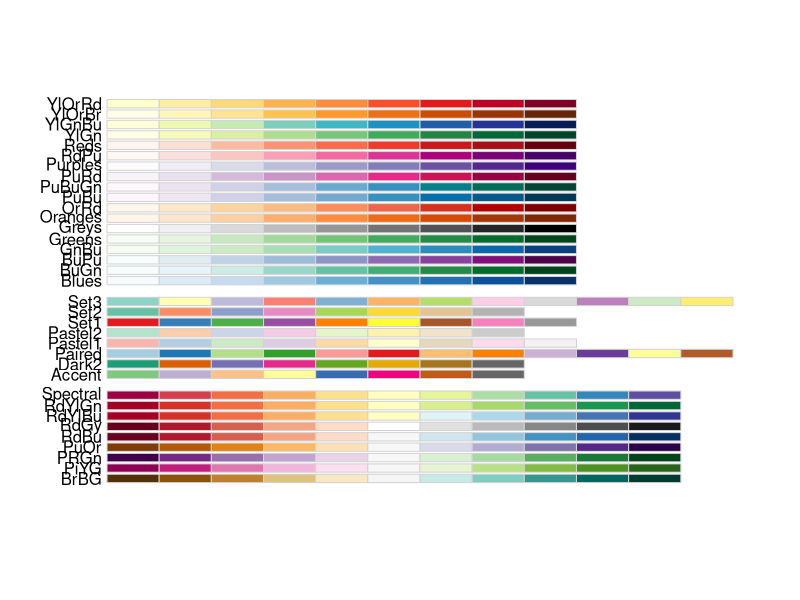
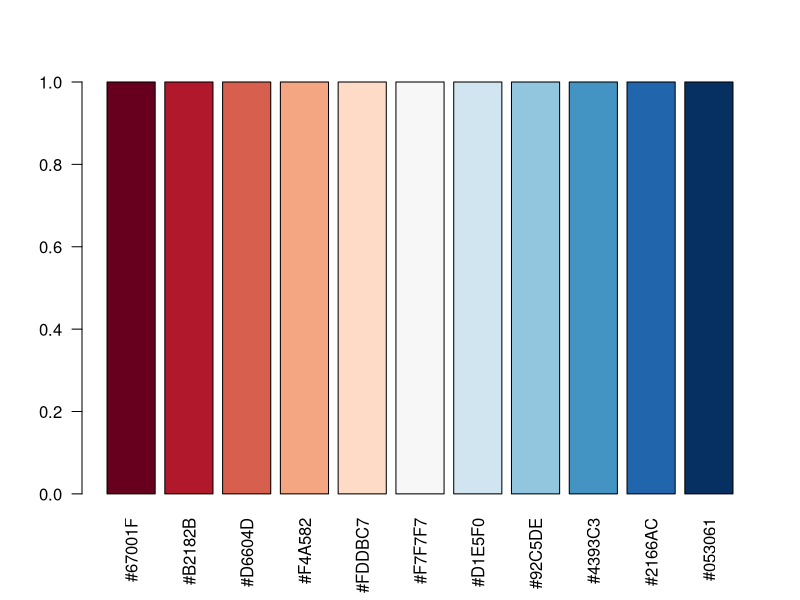
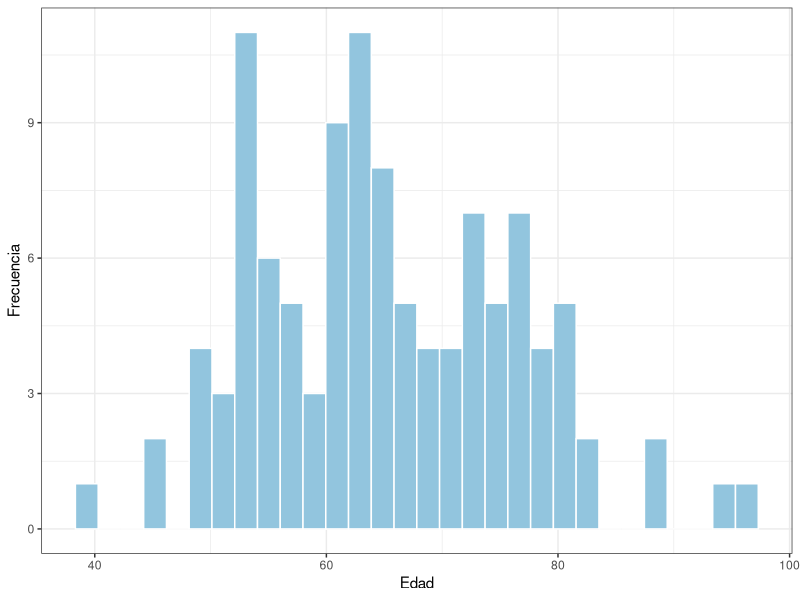
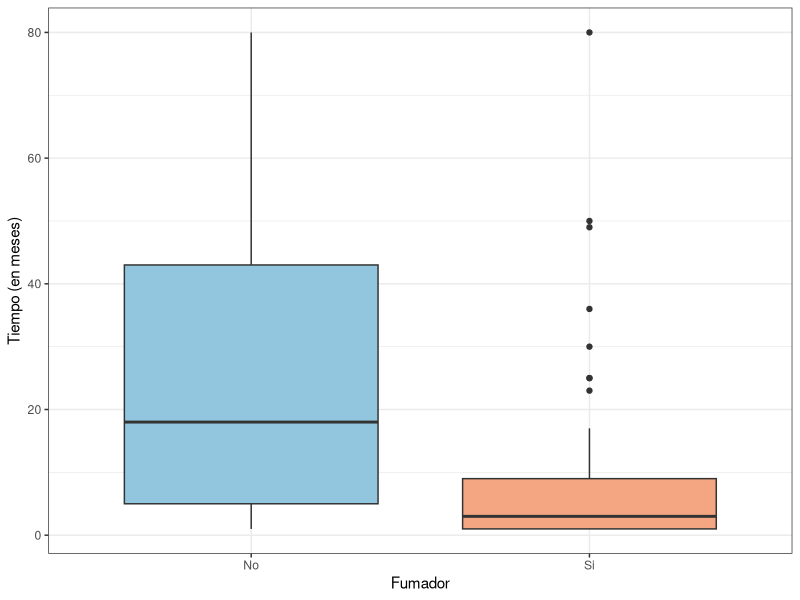
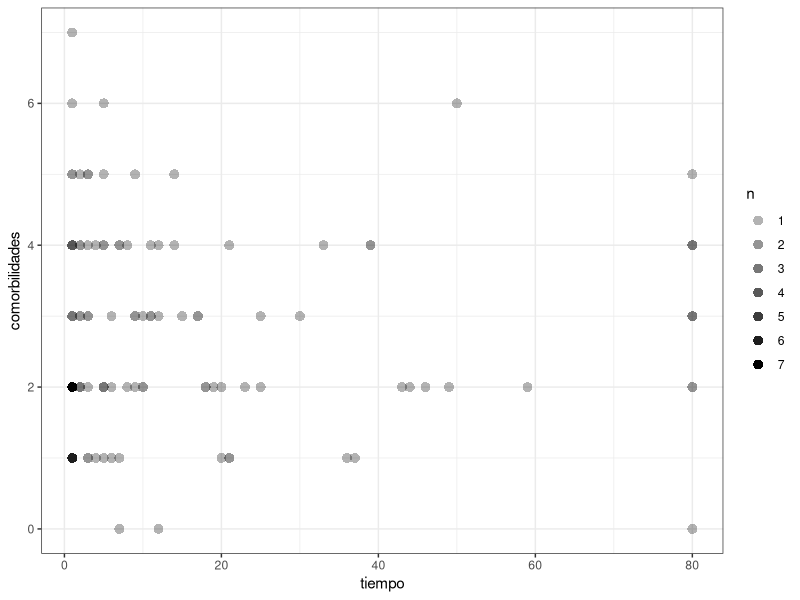
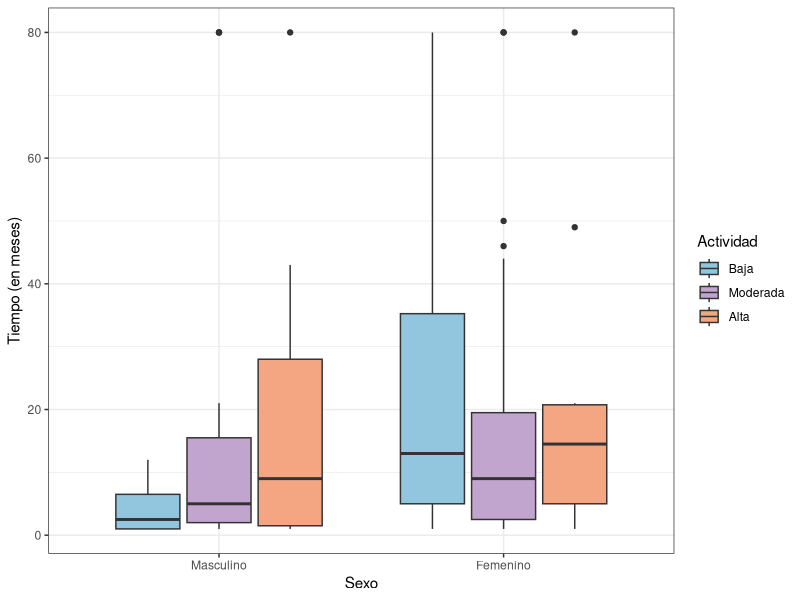
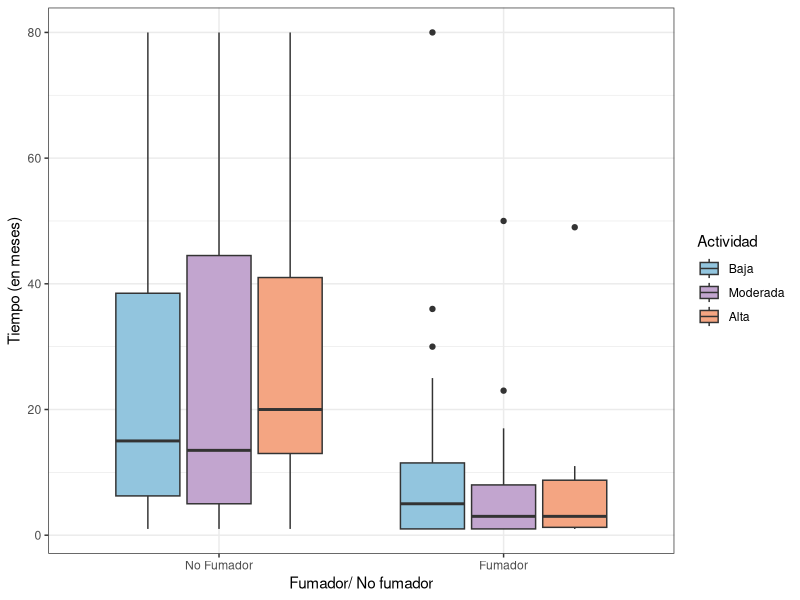

Write the R code that produced these figures, in order.
## ---- chunk 1
# holandaaaa se me ocurrió que podemos ir hablando por acá (igual pusé comentarios más abajo jeje)
## ---- chunk 2
knitr::opts_chunk$set(
  warning = FALSE,
  message = FALSE
)
## ---- chunk 3

library(readr)
library(tibble)
library(tidyverse)
library(dplyr)
library(knitr)
library(kableExtra)
library(RColorBrewer) # Paletas
library(survival)  # Manejo datos de supervivencia 
library(survminer) # Crear gráficos con la función ggsurvplot()
library(survMisc)  # Para realizar el test de tendencia
library(ggpubr)    # Manejo de gráficos con ggplot (o ggsurvplot)

# Para que las tablas, etc esté en español
# tinytex::tlmgr_install("babel-spanish")


## ---- chunk 4
# ------------ Cargando los datos  ------------
# Somos el grupo 7 así que nos corresponde el dataset 7:

datos <- read_csv("conjunto_grupo_7.csv")
summary(datos)
## ---- chunk 5
# Para ver paletas de colores: (Me gustó la RdBu, pero decime voooos)
 display.brewer.all()

# Para ver cuántos colores tiene la paleta:
 brewer.pal.info["RdBu", "maxcolors"]

#  brewer.pal.info["PRGn", "maxcolors"]

# Para que los muestre:

# display.brewer.pal(n = 11, "RdBu")
# prgn <- brewer.pal(n = 11, name = "PRGn")
# barplot(rep(1, 11), col = prgn, names.arg = prgn, las = 2)


# Para los nombres de los colores:
 brewer.pal(n = 11, name = "RdBu")

# Para ver qué color es cuál:
 colores <- brewer.pal(11, "RdBu")
 barplot(rep(1, 11), col = colores, names.arg = colores, las = 2)


# VER de ponerles nombres
# colores <- brewer.pal(11, "RdBu")
# names(colores) <- c("RojoOscuro", "Rojo", "Rosa", "Salmón", "Beige",
#                     "Gris", "Celeste", "AzulClaro", "Azul", "AzulOscuro", "AzulMuyOscuro")


## ---- chunk 6


# ------------ Análisis descriptivo ------------

 # IDEAS:
 # - Histograma de edad


# Histograma:
# VER
ggplot(datos, aes(x = edad)) +
  geom_histogram(fill = "#92C5DE", color = "white") +
  theme_bw()+
  labs(y = "Frecuencia", x = "Edad")
## ---- chunk 7
# Boxplot fumadores:
datos %>% 
  group_by(fumador) %>% 
  ggplot(aes(x = fumador, y = tiempo, fill = fumador)) + 
  geom_boxplot() +
  scale_fill_manual(values = c("#92C5DE", "#F4A582"))+
  labs (x = "Fumador", y = "Tiempo (en meses)") +
  scale_x_discrete(label = c("No", "Si")) +
  theme_bw() +
  theme(legend.position = "none") 


## ---- chunk 8
#BORRAR ???
 # VER si usar o no 
# datos %>% 
#   group_by(actividad) %>% 
#   ggplot(aes(x = actividad, y = tiempo)) + 
#   geom_boxplot() +
#   theme_bw()


 # BORRAR????
# Intentando una tabla, capaz es más útil que un gráfico en este caso:
# datos %>% 
#   group_by(actividad) %>% 
#   summarise(
#      n = n(),
#     media = mean(tiempo),
#     mediana = median(tiempo),
#     sd = sd(tiempo)
#    )

# DEJAR ESTA ?
# Esta me gusta más: todo esto lo hizo el chat no? porque lit no se como se hace
datos %>% 
  mutate(
    actividad = str_to_title(as.character(actividad)),
        actividad = factor(actividad,
                       levels = c("Alta", "Moderada", "Baja"))) %>% 
  group_by(actividad) %>% 
  summarise(
    n = n(),
    media = mean(tiempo),
    mediana = median(tiempo),
    sd = sd(tiempo)
  ) %>%
  mutate(
    across(where(is.numeric),
           ~round(.x, 2))) %>%
  kable(
     caption = "\\parbox{.8\\linewidth}{\\centering Medidas descriptivas de los pacientes según nivel \\\\ de actividad física}",
    col.names = c("Actividad", "n", "Media", "Mediana", "Desvío estándar"),
    escape = F) %>%
  kable_styling(latex_options = c("responsive", "hold_position"))



## ---- chunk 9
# Comorbilidad:
ggplot(datos, aes(x = tiempo, y = comorbilidades)) +
  geom_count(aes(alpha = after_stat(n)), shape = 16, size = 3) +
  scale_alpha(range = c(0.3, 1)) +
  theme_bw()




datos %>% 
  mutate(comorbilidades = factor(comorbilidades)) %>% 
  group_by(comorbilidades) %>% 
  summarise(
    n = n(),
    media = mean(tiempo),
    mediana = median(tiempo),
    sd = sd(tiempo)
  ) %>%
  mutate(
    across(where(is.numeric),
           ~round(.x, 2))) %>%
  kable(
     caption = "\\parbox{.8\\linewidth}{\\centering Medidas descriptivas de los pacientes según \\\\ cantidad de comorbilidades}",
    col.names = c("Comorbilidades", "n", "Media", "Mediana", "Desvío estándar"),
    escape = F) %>%
  kable_styling(latex_options = c("responsive", "hold_position"))


# Sólo hay una persona que presentó 7 comorbilidades así que no se puede calcular el desvío 



## ---- chunk 10
# Intento de boxplot sexo y actividad física
datos %>% 
  mutate(
    sexo = str_to_title(as.character(sexo)),
    sexo = factor(sexo,
                  levels = c("Masculino", "Femenino")),
        actividad = str_to_title(as.character(actividad)),
    actividad = factor(actividad,
         levels = c("Baja", "Moderada", "Alta"))) %>% 
  group_by(sexo, actividad) %>%
  ggplot(aes(x = sexo, y = tiempo, fill = actividad))+
  geom_boxplot()+
  scale_fill_manual(values = c("#92C5DE", "#C2A5CF","#F4A582"))  +
  labs(x = "Sexo",
       y = "Tiempo (en meses)",
       fill = "Actividad") +
  theme_bw() 
## ---- chunk 11
# Intento de actividad física y fumadores
datos %>% 
  mutate(
        actividad = str_to_title(as.character(actividad)),
    actividad = factor(actividad,
         levels = c("Baja", "Moderada", "Alta"))) %>% 
  group_by(fumador, actividad) %>%
  ggplot(aes(x = fumador, y = tiempo, fill = actividad))+
  geom_boxplot()+
  scale_fill_manual(values = c("#92C5DE", "#C2A5CF","#F4A582"))  +
  labs(x = "Fumador/ No fumador",
       y = "Tiempo (en meses)",
       fill = "Actividad") +
  scale_x_discrete(label = c("No Fumador", "Fumador")) +
  theme_bw() 
